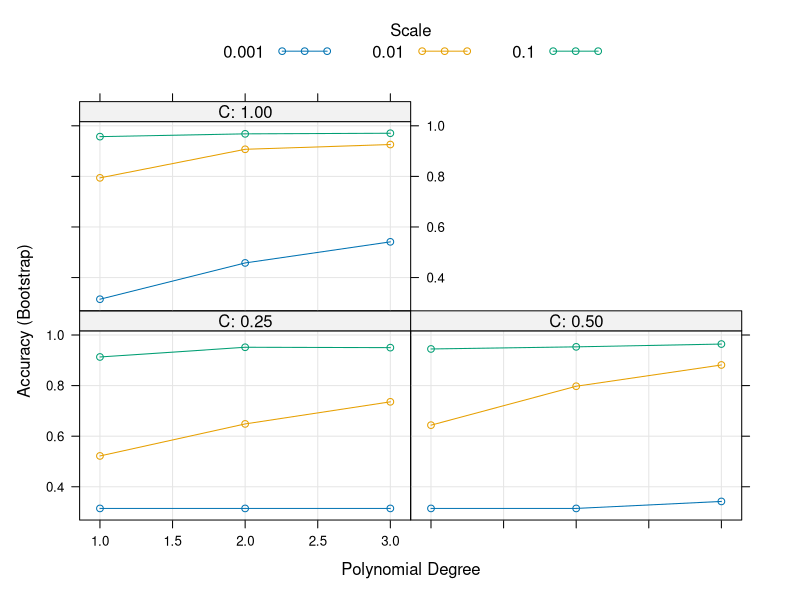

Reproduce this figure in R. (Note: this script raises an error after producing the figure.)
## ---- chunk 1
##### set global default for all plots
knitr::opts_chunk$set(
  echo = TRUE, warning = FALSE, message = FALSE, 
  fig.width=5.5, fig.height=3.5, fig.align='left')

##### load libraries
library(tidyverse)


##### initialise datasets
# dat <- read.csv('Ass3Data.csv', header = TRUE, na.strings = c('NA',' N/A'), stringsAsFactors = TRUE)

##### global parameters
SEED = 2026
## ---- chunk 2
##### blablabla
# blabla placeholder
## ---- chunk 3
##### Introduction

library(caret)

# the concept of the final model
#   represents the best model that the given method can produce
#   if you have 10 methods, there will be 10 final models to compare

# we need not be distracted by pre-processing the data
# we ignore recipes entirely in this tutorial

## ---- chunk 4
##### Introduction - we use the iris data to explore the issue of model tuning

data(iris, package = "datasets")
str(iris)


## ---- chunk 5
##### Train-Control - Default train-control

# caret::train() without reference to the trControl parameter, the default train-control will be applied

trIndex <- caret::createDataPartition(y = iris$Species, p = 0.7, list = FALSE)
train <- iris[trIndex,]
mod <- caret::train(Species ~ ., data = train, method = "svmPoly", )
mod


## ---- chunk 6
##### Train-Control - Resampling method

# train method and the trainControl method are quite different things though they have the same parameter names

trIndex <- caret::createDataPartition(y = iris$Species, p = 0.7, list = FALSE)
train <- iris[trIndex,]
control <- trainControl(method = "cv", number = 25)
mod <- caret::train(Species ~ ., data = train, method = "svmPoly", trControl = control)
mod


## ---- chunk 7
##### Train-Control - Resampling method

# a better comparison towards bootstrap resampling 
#   bootstrap resampling will hold out 37% of the data in each of 25 resamples
#   (not compariable) cross-validation will hold-out 1/25 (4%) of the data in each of 25 resamples
#   (compariable) CV with 4 fold repeated 6 times, yielding hold-outs of 25% of the data in each of 24 resamples

trIndex <- caret::createDataPartition(y = iris$Species, p = 0.7, list = FALSE)
train <- iris[trIndex,]
control <- trainControl(method = "repeatedcv", number = 4, repeats = 6)
mod <- caret::train(Species ~ ., data = train, method = "svmPoly", trControl = control)
mod

## ---- chunk 8
##### Search space - Grid search

# Grid search: try all combinations, expensive, explodes exponentially

## ---- chunk 9
##### Search space - Random Search

# Random Search: instead of covering everything, you fix number of trials, not number of combinations

trIndex <- caret::createDataPartition(y = iris$Species, p = 0.7, list = FALSE)
train <- iris[trIndex,]
control <- trainControl(search = "random")
mod <- caret::train(Species ~ ., data = train, method = "svmPoly", trControl = control, tuneLength = 20)
mod

## ---- chunk 10
##### Search space - Bayesian Search

# Bayesian Search: an excellent technique, instead of blind sampling, learns while searching, try promising regions more

## ---- chunk 11
##### Search space - best, oneSE, tolerance()

# best: pick highest accuracy, Problem is might overfit
# oneSE: pick simplest model within 1 standard error of best, good enough, but safer
# tolerance: accept models within X% of best, then choose simplest

trIndex <- caret::createDataPartition(y = iris$Species, p = 0.7, list = FALSE)
train <- iris[trIndex,]
control <- trainControl(selectionFunction = "oneSE")
mod <- caret::train(Species ~ ., data = train, method = "svmPoly", trControl = control, tuneLength = 3)
mod

## ---- chunk 12
##### Visualisation

# p-dimensional chart is easier to see patterns than a table
# in this graph for example
#   scale matters a LOT; degree has diminishing returns; C has smaller effect
trIndex <- caret::createDataPartition(y = iris$Species, p = 0.7, list = FALSE)
train <- iris[trIndex,]
mod <- caret::train(Species ~ ., data = train, method = "svmPoly")
plot(mod)


## ---- chunk 13
##### Parallel processing

# how many core does this computer have
cat("Cores =", parallel::detectCores())

# train models at the same time on multiple CPU cores
#   try many combinations of (degree, scale, C)
#   using bootstrapping (25 times)
#   and do it in parallel
cores <- min(c(3,parallel::detectCores()))
# cluster <- parallel::makePSOCKcluster(parallel::detectCores())
cluster <- parallel::makePSOCKcluster(cores)
doParallel::registerDoParallel(cluster)
trIndex <- caret::createDataPartition(y = iris$Species, p = 0.7, list = FALSE)
train <- iris[trIndex,]
mod <- caret::train(Species ~ ., data = train, method = "svmPoly")
parallel::stopCluster(cluster)
foreach::registerDoSEQ()
mod
